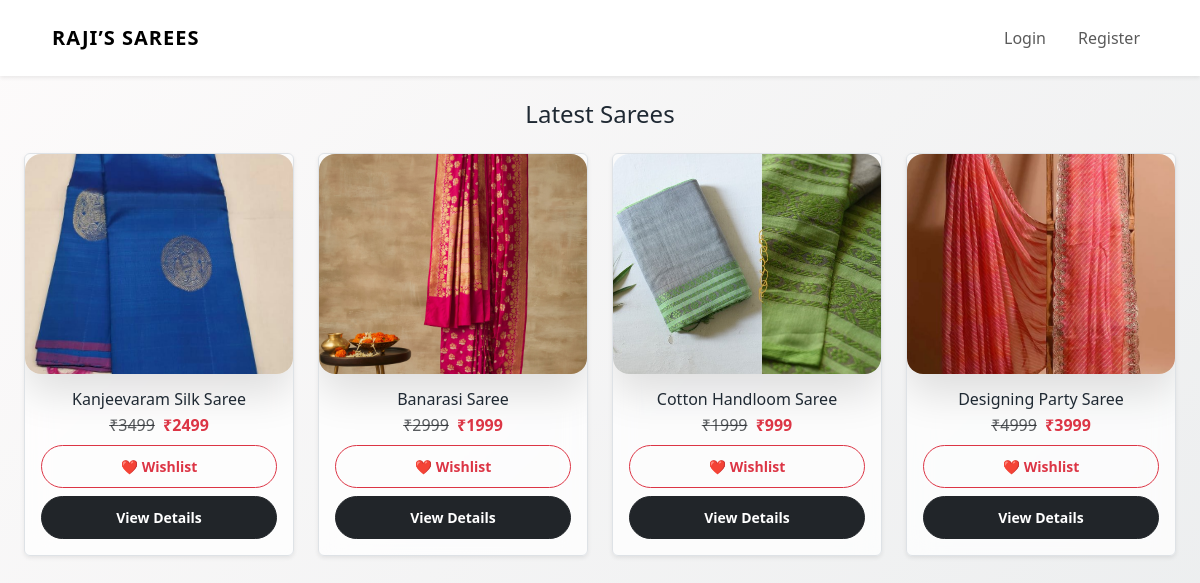
Before: / with the older database file.
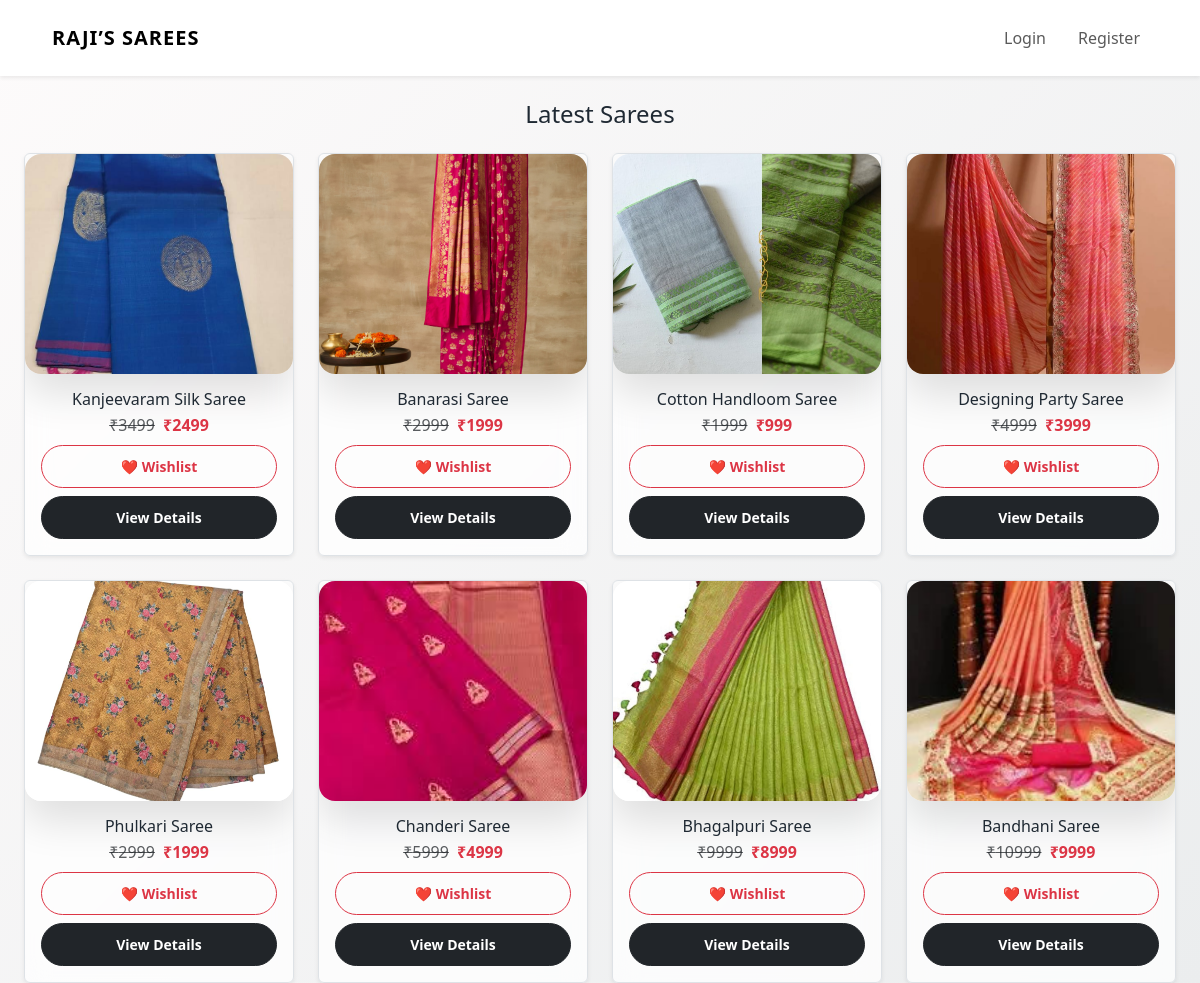
After: the same page with the newer database file.
### app.py (models this page shows)
class Product(db.Model):
    id = db.Column(db.Integer, primary_key=True)
    name = db.Column(db.String(150), nullable=False)
    mrp = db.Column(db.Integer, nullable=False)
    price = db.Column(db.Integer, nullable=False)
    stock = db.Column(db.Integer, nullable=False)
    image = db.Column(db.String(300), nullable=False)
    description = db.Column(db.Text, nullable=False)

### app.py (the view)
@app.route("/")
def home():
    products = Product.query.all()
    return render_template("home.html", sarees=products)

### app.py (called while the page is built)
@app.context_processor
def inject_cart_count():
    if current_user.is_authenticated:
        count = db.session.query(
            func.sum(CartItem.quantity)
        ).filter_by(user_id=current_user.id).scalar()
        return {"cart_count": count or 0}
    return {"cart_count": 0}

### templates/home.html
{% extends "base.html" %}
{% block content %}
<div class="container mt-4">
  <h4 class="mb-4 text-center">Latest Sarees</h4>
  <div class="row g-4">
    {% for product in sarees %}
    <div class="col-6 col-md-4 col-lg-3">
      <div class="product-card h-100 border rounded shadow-sm">
      <img
        src="{{ url_for('static',
              filename='uploads/' ~ product.name|lower|replace(' ', '') ~ '.jpg') }}"
        class="img-fluid product-img w-100"
        alt="{{ product.name }}"
        loading="lazy"
        onerror="this.onerror=null;this.src='/static/uploads/cottonhandloomsaree.jpg';"
      >
        <div class="p-3 text-center">
          <h6 class="mb-1">{{ product.name }}</h6>
          <p class="mb-2">
            <del class="text-muted">₹{{ product.mrp }}</del>
            <span class="text-danger fw-bold ms-1">₹{{ product.price }}</span>
          </p>
          <form method="POST" action="/wishlist/toggle/{{ product.id }}">
            <button type="submit" class="btn btn-outline-danger btn-sm w-100">
              ❤️ Wishlist
            </button>
          </form>
          <a
            href="{{ url_for('product_details', product_id=product.id) }}"
            class="btn btn-dark btn-sm w-100 mt-2">
            View Details
          </a>
        </div>
      </div>
    </div>
    {% endfor %}
  </div>
</div>
{% endblock %}

### templates/base.html (shortened to what this page needs)
<!DOCTYPE html>
<html lang="en">
<head>
    <link href="https://cdn.jsdelivr.net/npm/bootstrap@5.3.3/dist/css/bootstrap.min.css" rel="stylesheet">
    <link rel="stylesheet" href="{{ url_for('static', filename='css/style.css') }}">
</head>
<body>
<div class="toast-container position-fixed top-0 end-0 p-3">
</div>
<nav class="navbar navbar-expand-lg bg-white shadow-sm sticky-top">
  <div class="container">
    <a class="navbar-brand fw-bold brand-logo" href="/">RAJI’S SAREES</a>
    <div class="collapse navbar-collapse" id="mainNavbar">
      <ul class="navbar-nav ms-auto align-items-lg-center gap-lg-3">
        {% if current_user.is_authenticated %}
          {% if current_user.is_admin %}
            <li class="nav-item">
              <a href="/admin/dashboard" class="nav-link fw-bold text-danger">Admin</a>
            </li>
          {% endif %}
          <li class="nav-item">
            <a href="/wishlist" class="nav-link">❤️ Wishlist</a>
          </li>
          <li class="nav-item position-relative">
            <a href="/cart" class="nav-link">
              🛒 Cart
              {% if cart_count > 0 %}
                <span class="badge bg-danger position-absolute top-0 start-100 translate-middle">
                  {{ cart_count }}
                </span>
              {% endif %}
            </a>
          </li>
          <li class="nav-item">
            <a href="/orders" class="nav-link">Orders</a>
          </li>
          <li class="nav-item">
            <a href="/logout" class="nav-link">Logout</a>
          </li>
        {% else %}
          <li class="nav-item">
            <a href="/login" class="nav-link">Login</a>
          </li>
          <li class="nav-item">
            <a href="/register" class="nav-link">Register</a>
          </li>
        {% endif %}
      </ul>
    </div>
  </div>
</nav>
<div class="container mt-4">
  {% block content %}{% endblock %}
</div>
</body>
</html>

### static/css/style.css (style rules this page uses)
* { margin: 0; padding: 0; box-sizing: border-box; }
body { font-family: 'Inter', sans-serif; background-color: #f5f5f6; color: #282c3f; }
body { background-color: #f5f5f5; }
.product-card { border: none; transition: transform 0.3s; }
.brand-logo { font-weight: 700; letter-spacing: 1px; }
.product-card { background: #fff; border-radius: 10px; overflow: hidden; transition: all 0.3s ease; box-shadow: 0 4px 12px rgba(0,0,0,0.06); }
.product-img { width: 100%; height: 320px; object-fit: cover; }
button { transition: all 0.3s ease; }
.navbar { display: flex; justify-content: space-between; align-items: center; padding: 18px 40px; background: #fff; box-shadow: 0 2px 8px rgba(0,0,0,0.05); }
.product-card { background: #fff; border-radius: 12px; overflow: hidden; transition: all 0.3s ease; box-shadow: 0 4px 12px rgba(0,0,0,0.05); }
.product-card img { width: 100%; height: 220px; object-fit: cover; }
:root { --primary: #b1275e; --secondary: #f8f8f8; --text-dark: #222; --muted: #777; }
body { font-family: 'Poppins', sans-serif; background-color: var(--secondary); color: var(--text-dark); }
a { text-decoration: none; }
.container { max-width: 1200px; }
.product-card { border: none; border-radius: 14px; transition: all 0.3s ease; }
.product-card { background: #fff; border-radius: 14px; box-shadow: 0 10px 25px rgba(0,0,0,0.06); transition: transform 0.3s ease, box-shadow 0.3s ease; }
.product-img { width: 100%; height: 220px; object-fit: cover; border-top-left-radius: 14px; border-top-right-radius: 14px; }
@media (min-width: 992px) { .product-img { height: 240px; } }
:root { --primary: #6a11cb; --secondary: #2575fc; --accent: #ffb703; --success: #2ec4b6; --danger: #ef233c; --dark: #1f2933; --light: #f8f9fa; --glass: rgba(255, 255, 255, 0.75); --radius: 16px; --shadow: 0 20px 40px rgba(0,0,0,0.12); }
body { font-family: "Poppins", system-ui, sans-serif; background: linear-gradient(135deg, #fdfbfb, #ebedee); color: var(--dark); min-height: 100vh; }
.btn { border-radius: 999px; font-weight: 600; padding: 10px 18px; transition: all 0.35s ease; }
.product-card { background: var(--glass); backdrop-filter: blur(12px); border-radius: var(--radius); box-shadow: var(--shadow); overflow: hidden; transition: all 0.4s ease; }
.product-img { border-radius: var(--radius); object-fit: cover; transition: transform 0.5s ease; }
.container img { border-radius: var(--radius); box-shadow: var(--shadow); }

Changed rows visible on the page:
added Product: shows a picture, name "Phulkari Saree", mrp "2999", price "1999"
added Product: shows a picture, name "Chanderi Saree", mrp "5999", price "4999"
added Product: shows a picture, name "Bhagalpuri Saree", mrp "9999", price "8999"
added Product: shows a picture, name "Bandhani Saree", mrp "10999", price "9999"
